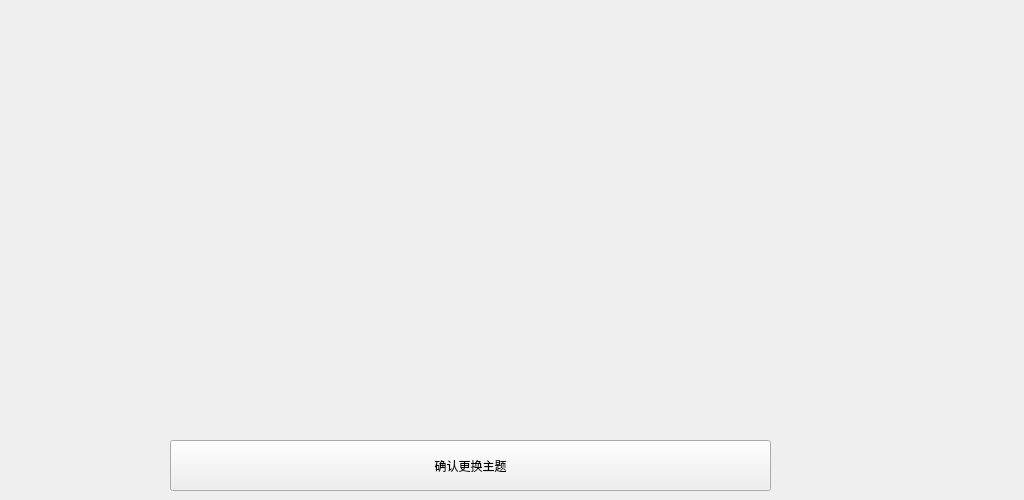
<?xml version="1.0" encoding="UTF-8"?>
<ui version="4.0">
 <class>ThemeScreen</class>
 <widget class="QWidget" name="ThemeScreen">
  <property name="geometry">
   <rect>
    <x>0</x>
    <y>0</y>
    <width>1024</width>
    <height>500</height>
   </rect>
  </property>
  <property name="windowTitle">
   <string>Form</string>
  </property>
  <property name="styleSheet">
   <string notr="true">#theme
{
	
	border-image: url(:/background/bg/set4.png);
}</string>
  </property>
  <widget class="QWidget" name="gridLayoutWidget">
   <property name="geometry">
    <rect>
     <x>10</x>
     <y>20</y>
     <width>971</width>
     <height>411</height>
    </rect>
   </property>
   <layout class="QGridLayout" name="gridLayout">
    <property name="topMargin">
     <number>0</number>
    </property>
    <property name="verticalSpacing">
     <number>20</number>
    </property>
   </layout>
  </widget>
  <widget class="QPushButton" name="pushButton">
   <property name="geometry">
    <rect>
     <x>170</x>
     <y>440</y>
     <width>601</width>
     <height>51</height>
    </rect>
   </property>
   <property name="text">
    <string>确认更换主题</string>
   </property>
  </widget>
 </widget>
 <resources/>
 <connections/>
</ui>
